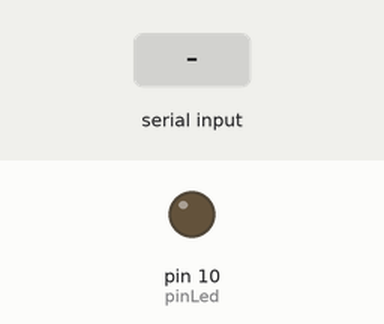
Simulated run of this sketch. Board: Arduino Uno, built with avr-gcc and run on an emulated ATmega328P. On the bench: output pins drawn as LEDs (lit = HIGH). Dashed ring = blinking. Inputs (shaded band) come from the test bench. What the sketch prints to the serial monitor is not drawn.

Above: at 1.2 s.
1.3 s: "90,45\n" received over Serial
At 1.7 s:
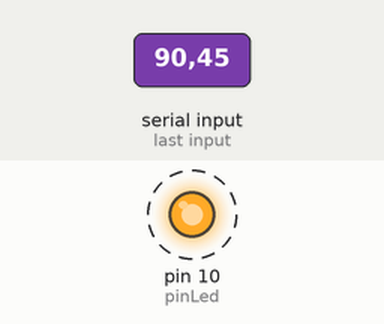
Timing chart, 0 to 10.3 s (numbered marks = the images above; inputs shaded):
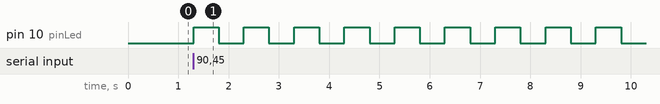

Measured:
- after the input at 1.3 s, pin 10 (pinLed): alternates HIGH for 0.50 s and LOW for 0.50 s, starting at once

The sketch:

6_lectura_serial.ino
```cpp
// Parpadeo de un LED introduciendo por teclado el numero de parpadeos
int myNumber;
String msg="Introduce un numero: ";
String msg2="El numero que has introducido es: ";
int pinLed=10;
int blinks;

void setup() {
  pinMode(pinLed, OUTPUT);
  Serial.begin(9600);
}

void loop() {
  Serial.println(msg);
  while (Serial.available() == 0) { }
  blinks=Serial.parseInt();

  for(int i = 0; i < blinks; i++) {
    digitalWrite(pinLed, HIGH);
    delay(500);
    digitalWrite(pinLed, LOW);
    delay(500);
  }
}
```
